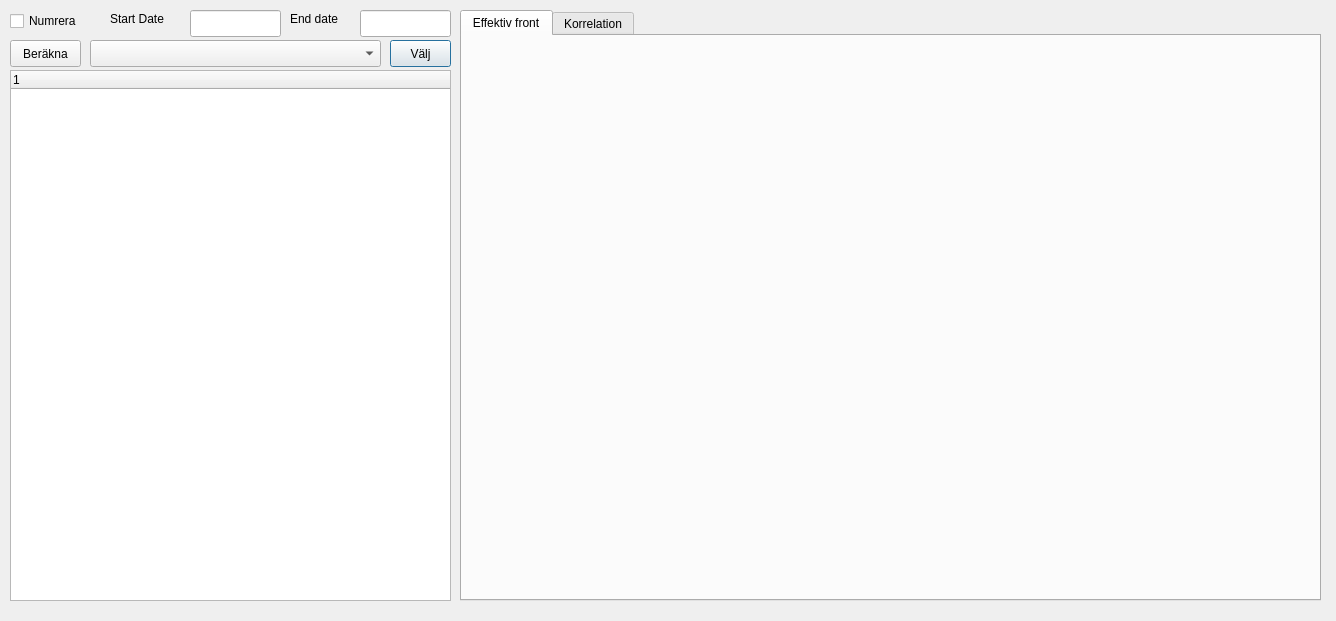
<?xml version="1.0" encoding="UTF-8"?>
<ui version="4.0">
 <class>EfficientPortfolio</class>
 <widget class="QDialog" name="EfficientPortfolio">
  <property name="geometry">
   <rect>
    <x>0</x>
    <y>0</y>
    <width>1336</width>
    <height>621</height>
   </rect>
  </property>
  <property name="windowTitle">
   <string>Dialog</string>
  </property>
  <widget class="QPushButton" name="pushButtSel">
   <property name="geometry">
    <rect>
     <x>390</x>
     <y>40</y>
     <width>61</width>
     <height>27</height>
    </rect>
   </property>
   <property name="text">
    <string>Välj</string>
   </property>
  </widget>
  <widget class="QLineEdit" name="lineEditStartDate">
   <property name="geometry">
    <rect>
     <x>190</x>
     <y>10</y>
     <width>91</width>
     <height>27</height>
    </rect>
   </property>
  </widget>
  <widget class="QLineEdit" name="lineEditEndDate">
   <property name="geometry">
    <rect>
     <x>360</x>
     <y>10</y>
     <width>91</width>
     <height>27</height>
    </rect>
   </property>
  </widget>
  <widget class="QLabel" name="label">
   <property name="geometry">
    <rect>
     <x>110</x>
     <y>10</y>
     <width>71</width>
     <height>17</height>
    </rect>
   </property>
   <property name="text">
    <string>Start Date</string>
   </property>
  </widget>
  <widget class="QLabel" name="label_2">
   <property name="geometry">
    <rect>
     <x>290</x>
     <y>10</y>
     <width>67</width>
     <height>17</height>
    </rect>
   </property>
   <property name="text">
    <string>End date</string>
   </property>
  </widget>
  <widget class="QComboBox" name="StockListComboBox">
   <property name="geometry">
    <rect>
     <x>90</x>
     <y>40</y>
     <width>291</width>
     <height>27</height>
    </rect>
   </property>
  </widget>
  <widget class="QTreeWidget" name="treeWidget">
   <property name="geometry">
    <rect>
     <x>10</x>
     <y>70</y>
     <width>441</width>
     <height>531</height>
    </rect>
   </property>
   <property name="font">
    <font>
     <pointsize>9</pointsize>
     <weight>50</weight>
     <bold>false</bold>
    </font>
   </property>
   <attribute name="headerDefaultSectionSize">
    <number>90</number>
   </attribute>
   <column>
    <property name="text">
     <string notr="true">1</string>
    </property>
   </column>
  </widget>
  <widget class="QTabWidget" name="tabWidget">
   <property name="geometry">
    <rect>
     <x>460</x>
     <y>10</y>
     <width>861</width>
     <height>591</height>
    </rect>
   </property>
   <property name="currentIndex">
    <number>0</number>
   </property>
   <widget class="QWidget" name="tab">
    <attribute name="title">
     <string>Effektiv front</string>
    </attribute>
    <widget class="QwtPlot" name="qwtPlot">
     <property name="geometry">
      <rect>
       <x>10</x>
       <y>10</y>
       <width>881</width>
       <height>531</height>
      </rect>
     </property>
    </widget>
   </widget>
   <widget class="QWidget" name="tab_2">
    <attribute name="title">
     <string>Korrelation</string>
    </attribute>
    <widget class="QTableView" name="tableView">
     <property name="geometry">
      <rect>
       <x>10</x>
       <y>10</y>
       <width>841</width>
       <height>541</height>
      </rect>
     </property>
    </widget>
   </widget>
  </widget>
  <widget class="QPushButton" name="pushButtCalc">
   <property name="geometry">
    <rect>
     <x>10</x>
     <y>40</y>
     <width>71</width>
     <height>27</height>
    </rect>
   </property>
   <property name="text">
    <string>Beräkna</string>
   </property>
  </widget>
  <widget class="QCheckBox" name="checkBoxShowNumberInGraph">
   <property name="geometry">
    <rect>
     <x>10</x>
     <y>10</y>
     <width>98</width>
     <height>22</height>
    </rect>
   </property>
   <property name="text">
    <string>Numrera</string>
   </property>
  </widget>
  <zorder>pushButtSel</zorder>
  <zorder>lineEditStartDate</zorder>
  <zorder>lineEditEndDate</zorder>
  <zorder>label</zorder>
  <zorder>label_2</zorder>
  <zorder>StockListComboBox</zorder>
  <zorder>tabWidget</zorder>
  <zorder>pushButtCalc</zorder>
  <zorder>checkBoxShowNumberInGraph</zorder>
  <zorder>treeWidget</zorder>
 </widget>
 <customwidgets>
  <customwidget>
   <class>QwtPlot</class>
   <extends>QFrame</extends>
   <header>qwt_plot.h</header>
   <container>1</container>
  </customwidget>
 </customwidgets>
 <resources/>
 <connections/>
</ui>
